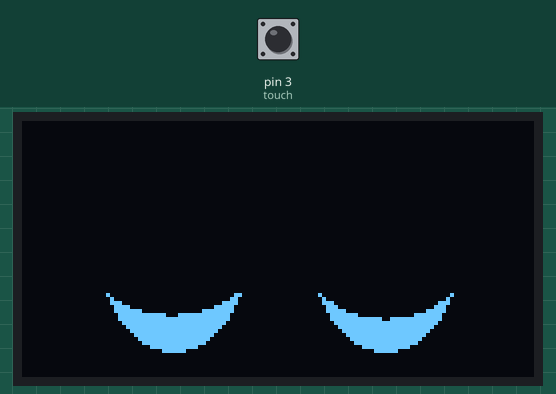
Simulated run of this sketch. Board: Arduino Uno, built with avr-gcc and run on an emulated ATmega328P. On the bench: 128×64 one-colour display. Inputs (shaded band) come from the test bench; at power-on: pin 3 (touch) LOW.

Above: at 3.7 s.
3.8 s: pin 3 (touch) pulled HIGH for 3 s
At 4.8 s:
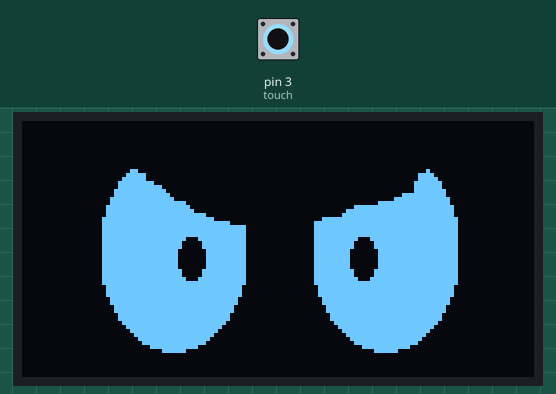
At 10.8 s:
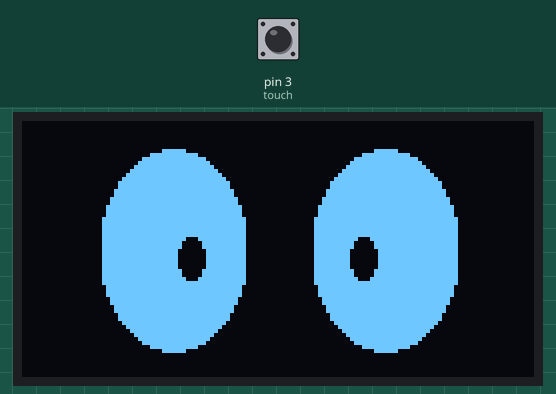
Timing chart, 0 to 12.3 s (numbered marks = the images above; inputs shaded):
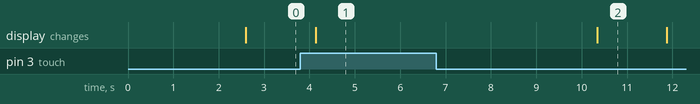

Measured:
- after the input at 3.8 s, the display: changes after 0.34 s (image 1)

The sketch:

Eyee.ino
```cpp
#include <Wire.h>
#include <Adafruit_GFX.h>
#include <Adafruit_SSD1306.h>

int touch = 3;
void mad();

#define SCREEN_WIDTH  128 // OLED display width, in pixels
#define SCREEN_HEIGHT 64  // OLED display height, in pixels

Adafruit_SSD1306 display(SCREEN_WIDTH, SCREEN_HEIGHT, &Wire, -1);

#include "aju.h"

void setup() {
  pinMode(touch, INPUT);
  Serial.begin(9600);
  if (!display.begin(SSD1306_SWITCHCAPVCC, 0x3C)) {
    Serial.println(F("SSD1306 allocation failed"));
    for (;;)
      ;
  }

  delay(0);              // Pause for 2 seconds
  display.clearDisplay(); // Clear the buffer

  // Displays HELLO on the screen
  display.drawBitmap(0, 0, image_data_WORD_HELLOarray, 128, 64, 1);
  display.display();

  delay(2500);           // Pause for 2.5 seconds
  display.clearDisplay(); // Clear the buffer
}

void drawImage(const unsigned char *image_data, int width, int height) {
  display.drawBitmap(0, 0, image_data, width, height, 1);
  display.display();
  delay(1500);           // Pause for 1.5 seconds
  display.clearDisplay();
}


void checkAndDisplay(const unsigned char *image_data, int width, int height) {
  drawImage(image_data, width, height);
  if (digitalRead(touch) == 1) {
    display.drawBitmap(0, 0, image_data_EYES_MADarray, 128, 64, 1);
    display.display();

    //delay(2000); // Pause for 2 seconds
    display.clearDisplay();
    while (digitalRead(touch) == 1) {
      // Wait until the touch is released
    }
    return;
  }
}

void loop() {
  checkAndDisplay(image_data_EYES_SLEEParray, 128, 64);
  delay(3500);
  checkAndDisplay(image_data_EYES_FRONTarray, 128, 64);
  checkAndDisplay(image_data_EYES_RIGHTarray, 128, 64);
  checkAndDisplay(image_data_EYES_FRONTarray, 128, 64);
  checkAndDisplay(image_data_EYES_LEFTarray, 128, 64);
}
```

Source omitted: aju.h (data table, 57955 bytes)
